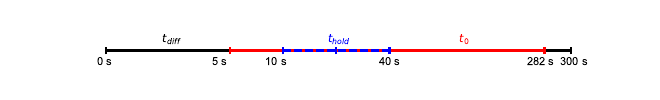

Source code (Python):
import matplotlib.pyplot as plt
import matplotlib
import numpy as np


fig = plt.figure(figsize=(6.6, 1))
ax = fig.add_subplot(111)

# Set font
matplotlib.rc('font', family='arial', size = 8)

x = np.linspace(1, 422)
ax.plot(x, np.ones(shape=np.shape(x)), color = 'black')
ax.vlines(1, 0.9, 1.1, color = 'black')
ax.vlines(422, 0.9, 1.1, color = 'black')

y = np.linspace(5, 300)
ax.plot(y, np.ones(shape=np.shape(y)), color = 'red')
ax.vlines(5, 0.9, 1.1, color = 'red')
ax.vlines(300, 0.9, 1.1, color = 'red')

z = np.linspace(10, 40)
ax.plot(z, np.ones(shape=np.shape(z)), color = 'blue', ls='--')
ax.vlines(10, 0.9, 1.1, color = 'blue')
ax.vlines(20, 0.9, 1.1, color = 'blue')
ax.vlines(40, 0.9, 1.1, color = 'blue')

ax.text(0.9, 0.6, '0 s')
ax.text(240, 0.6, '282 s')
ax.text(2.1, 1.2, '$t_{diff}$', color = 'black')

ax.text(8, 0.6, '10 s')
ax.text(35, 0.6, '40 s')
ax.text(18, 1.2, '$t_{hold}$', color = 'blue')

ax.text(4, 0.6, '5 s')
ax.text(370, 0.6, '300 s')
ax.text(100, 1.2, '$t_{0}$', color = 'red')

ax.set_ylim(0, 2)
ax.set_yticks([])
ax.axis('off')
ax.set_xscale('log')
plt.savefig('figures/figure4.pdf')
plt.close()